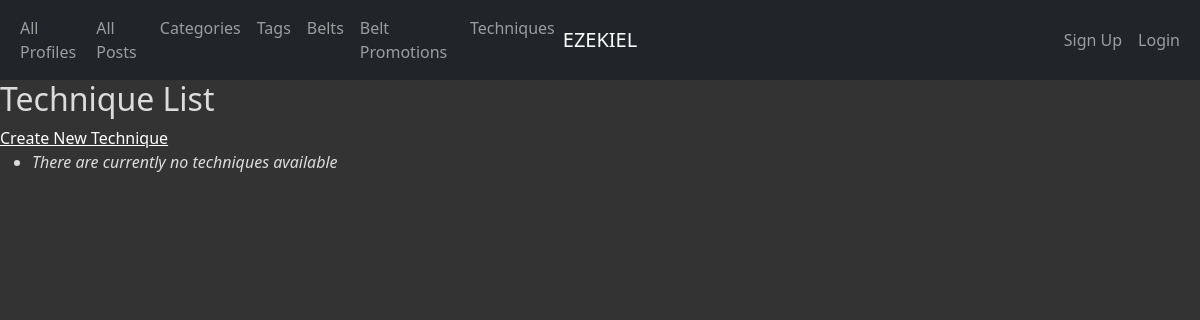
/techniques/, run on an earlier commit of the app's database.
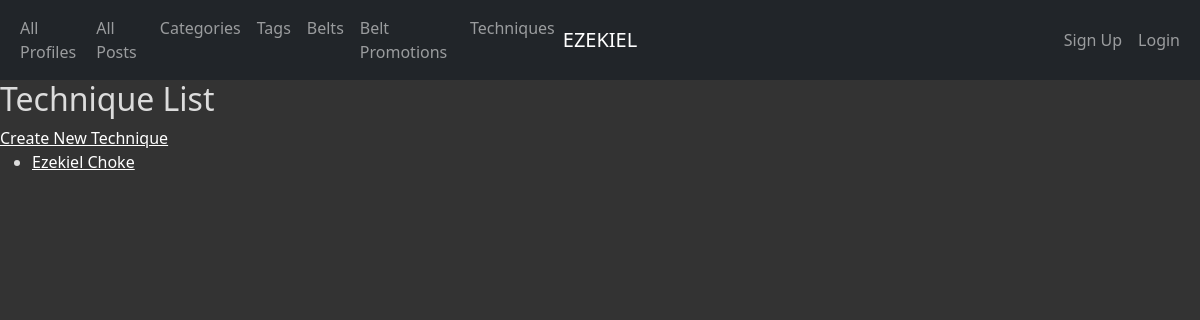
And on a later commit of the database.
### app_info/models.py (models this page shows)
class Technique(models.Model):
    technique_id = models.AutoField(primary_key=True)
    name = models.CharField(max_length=45)
    description = models.TextField(default='')
    instructional_link = models.URLField()
    tag = models.ForeignKey(Tag, related_name='techniques', on_delete=models.PROTECT)
    def __str__(self):
        return '%s' % (self.name)
    def get_absolute_url(self):
        return reverse('app_info_technique_detail_urlpattern',
                       kwargs={'pk': self.pk}
                       )
    class Meta:
        ordering = ['name']

### app_info/views.py (the view)
class TechniqueList(ListView):
    model = Technique

### app_info/templates/app_info/technique_list.html (shortened to what this page needs)
{% extends 'app_info/base.html' %}
{% block content %}
<h2>Technique List</h2>
{% block create_button %}
    <a
            href="{% url 'app_info_technique_create_urlpattern' %}"
            class="button button-primary">
        Create New Technique</a>
{% endblock %}
<ul>
    {% for technique in technique_list %}
    <li>
        <a href="{{ technique.get_absolute_url }}">{{ technique }}</a>
    </li>
    {% empty %}
    <li><em>There are currently no techniques available</em></li>
    {% endfor %}
</ul>
{% endblock %}

What changed in the data, as far as the page shows it:
added Technique: name "Ezekiel Choke"
Also different on the page:
text no longer shown: "There are currently no techniques available"
